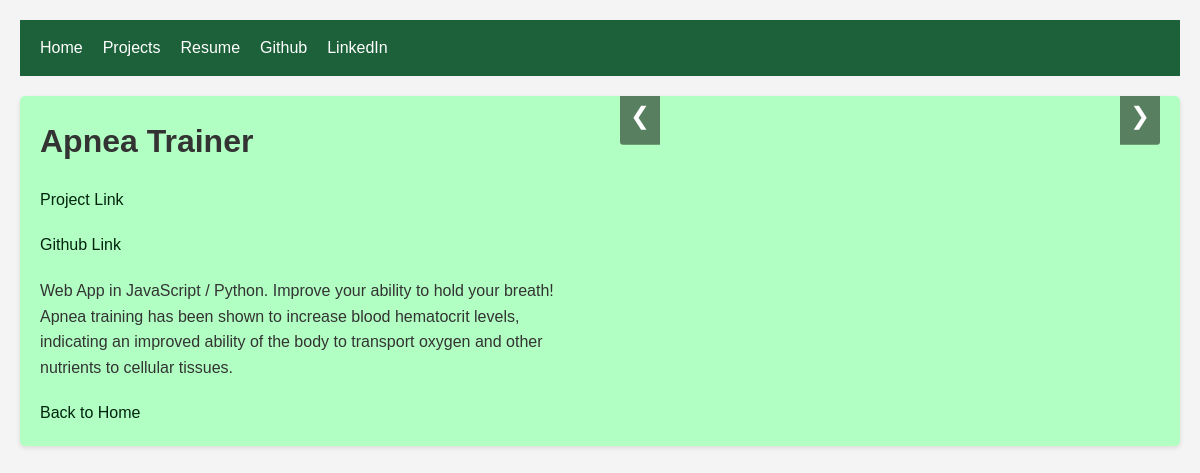
Before: /project/2 with the older database file.
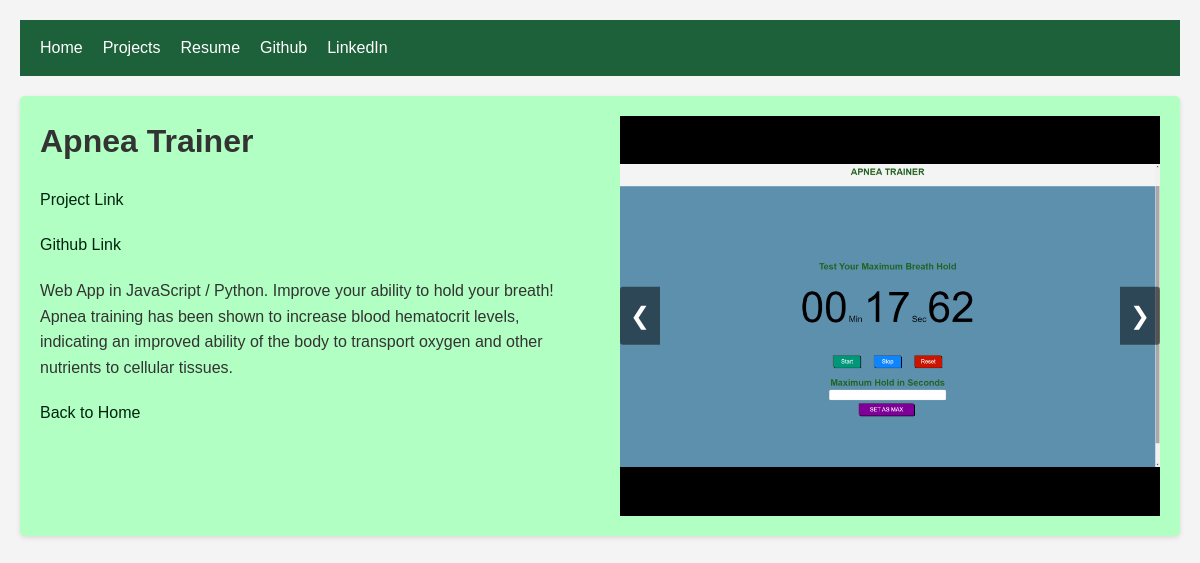
After: the same page with the newer database file.
### main/models.py (models this page shows, shortened)
class ProjectImage(models.Model):
    project = models.ForeignKey(
        Project, related_name="images", on_delete=models.CASCADE
    )
    image = models.ImageField(upload_to="project_images/")

### main/views.py (the view)
# urls.py: path("project/<int:id>", views.project, name="project"),
def project(request, id):
    project = get_object_or_404(Project, pk=id)
    return render(request, "project.html", {"project": project})

### main/templates/project.html (shortened to what this page needs)
{% extends 'base.html' %}
{% load static %}
{% block extrahead %}
    <link rel="stylesheet" href="{% static 'css/project.css' %}">
{% endblock extrahead %}
{% block content %}
    <div class="project-card">
        <div class="project-info">
            <h1>{{ project.title }}</h1>
            {% if project.link %}
                <p><a href="{{ project.link }}">Project Link</a></p>
            {% endif %}
            <p><a href="{{ project.github }}">Github Link</a></p>
            <p>{{ project.description}}</p>
            <a href="{% url 'home' %}">Back to Home</a>
        </div>
        <div class="carousel">
            <div class="carousel-images">
                {% for image in project.images.all %}
                    <div class="carousel-item">
                        <img src="{{image.image.url}}" alt="Project image"/>
                    </div>
                {% endfor %}
            </div>
            <a class="carousel-control prev" onclick="moveSlide(-1)">&#10094;</a>
            <a class="carousel-control next" onclick="moveSlide(1)">&#10095;</a>
        </div>
    </div>
{% endblock content %}

Changed rows visible on the page:
added ProjectImage: image (picture)
